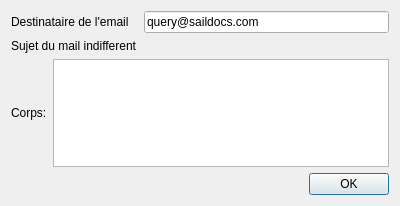
<?xml version="1.0" encoding="UTF-8"?>
<ui version="4.0">
 <class>SailDocs</class>
 <widget class="QDialog" name="SailDocs">
  <property name="geometry">
   <rect>
    <x>0</x>
    <y>0</y>
    <width>400</width>
    <height>206</height>
   </rect>
  </property>
  <property name="windowTitle">
   <string>Dialog</string>
  </property>
  <layout class="QVBoxLayout" name="verticalLayout">
   <item>
    <layout class="QFormLayout" name="formLayout">
     <item row="0" column="0">
      <widget class="QLabel" name="label">
       <property name="text">
        <string>Destinataire de l'email</string>
       </property>
      </widget>
     </item>
     <item row="0" column="1">
      <widget class="QLineEdit" name="lineEdit">
       <property name="enabled">
        <bool>true</bool>
       </property>
       <property name="focusPolicy">
        <enum>Qt::StrongFocus</enum>
       </property>
       <property name="text">
        <string>query@saildocs.com</string>
       </property>
       <property name="readOnly">
        <bool>true</bool>
       </property>
      </widget>
     </item>
     <item row="1" column="0">
      <widget class="QLabel" name="label_2">
       <property name="text">
        <string>Sujet du mail indifferent</string>
       </property>
      </widget>
     </item>
    </layout>
   </item>
   <item>
    <layout class="QHBoxLayout" name="horizontalLayout_4">
     <item>
      <widget class="QLabel" name="label_3">
       <property name="text">
        <string>Corps:</string>
       </property>
      </widget>
     </item>
     <item>
      <widget class="QTextEdit" name="param">
       <property name="readOnly">
        <bool>true</bool>
       </property>
      </widget>
     </item>
    </layout>
   </item>
   <item>
    <widget class="QDialogButtonBox" name="buttonBox">
     <property name="standardButtons">
      <set>QDialogButtonBox::Ok</set>
     </property>
    </widget>
   </item>
  </layout>
 </widget>
 <tabstops>
  <tabstop>param</tabstop>
 </tabstops>
 <resources/>
 <connections>
  <connection>
   <sender>buttonBox</sender>
   <signal>accepted()</signal>
   <receiver>SailDocs</receiver>
   <slot>accept()</slot>
   <hints>
    <hint type="sourcelabel">
     <x>199</x>
     <y>189</y>
    </hint>
    <hint type="destinationlabel">
     <x>205</x>
     <y>121</y>
    </hint>
   </hints>
  </connection>
 </connections>
</ui>
